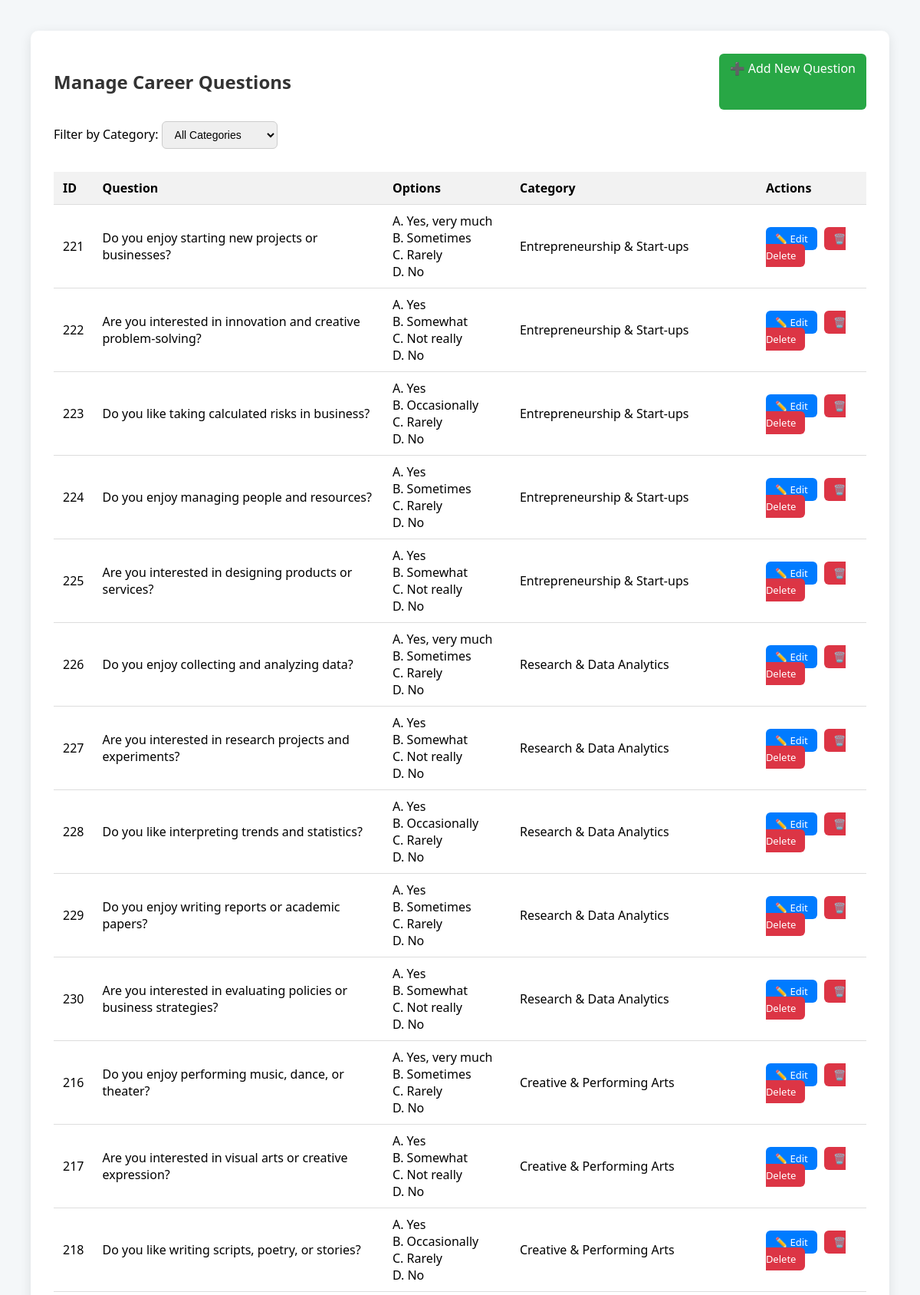
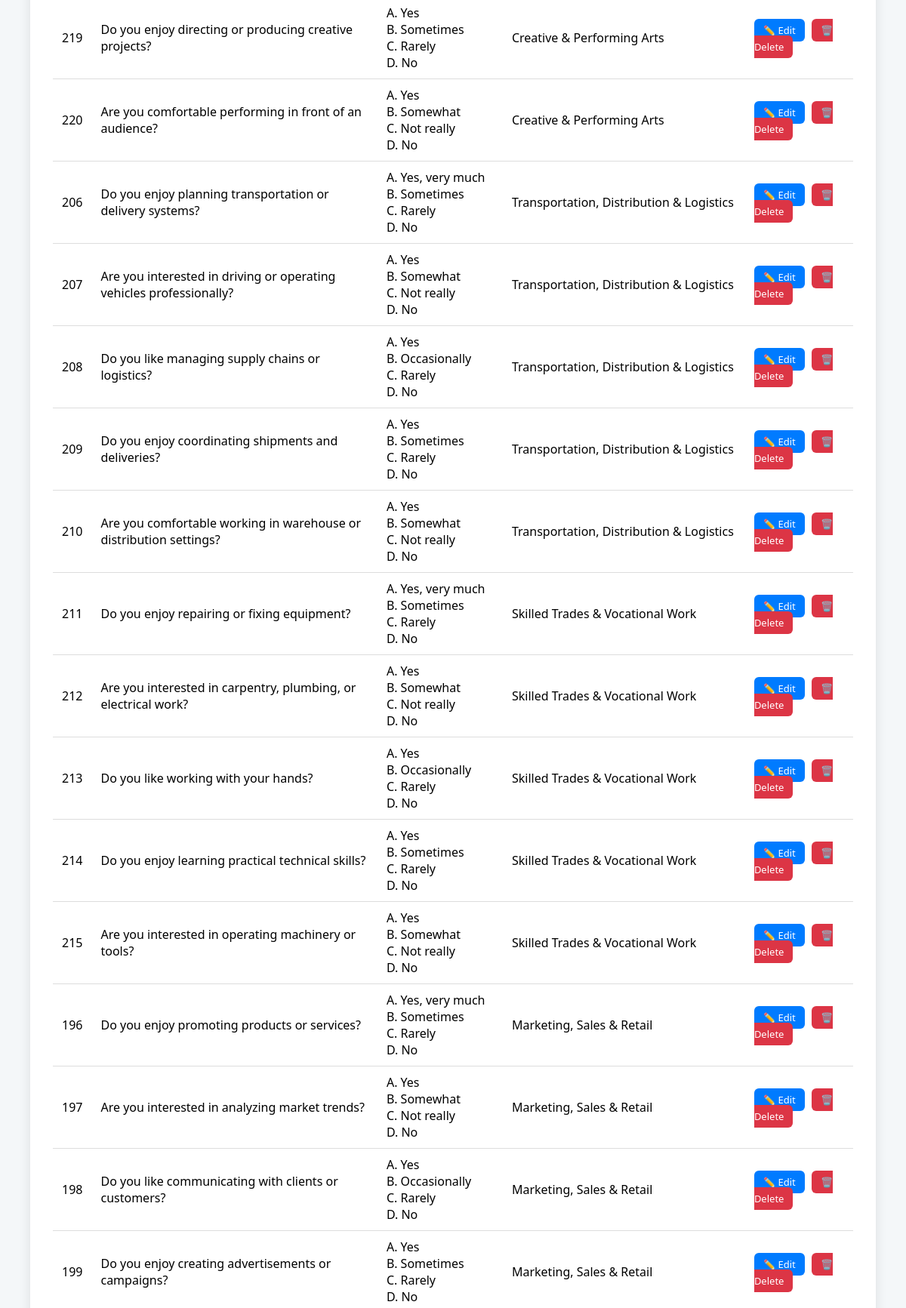
The page /admin_manage_questions.php (signed in, upper part) on the database its author committed (2 pictures, top to bottom).
### tables this page shows
CREATE TABLE `career_questions` (
  `id` int(11) NOT NULL,
  `question_text` text NOT NULL,
  `option_a` varchar(255) NOT NULL,
  `option_b` varchar(255) NOT NULL,
  `option_c` varchar(255) NOT NULL,
  `option_d` varchar(255) NOT NULL,
  `category` varchar(100) DEFAULT NULL,
  `created_at` timestamp NOT NULL DEFAULT current_timestamp()
);

### admin_manage_questions.php (the view, shortened to what this page needs)
<?php
require 'db.php';
$categories = ["Interest", "Personality", "Skills", "Work Preference"];
$selected_category = $_GET['category'] ?? '';
try {
    if ($selected_category && in_array($selected_category, $categories)) {
        $stmt = $pdo->prepare("SELECT * FROM career_questions WHERE category = ? ORDER BY created_at DESC");
        $stmt->execute([$selected_category]);
    } else {
        $stmt = $pdo->query("SELECT * FROM career_questions ORDER BY created_at DESC");
    }
    $questions = $stmt->fetchAll(PDO::FETCH_ASSOC);
} catch (PDOException $e) {
    die("Error fetching questions: " . $e->getMessage());
}
?>
<!DOCTYPE html>
<html lang="en">
<head>
</head>
<body>
<div class="container">
    <div class="top-bar">
        <h2>Manage Career Questions</h2>
        <a href="admin_career_library.php" class="btn btn-add">➕ Add New Question</a>
    </div>
    <form method="get">
        <label>Filter by Category:</label>
        <select name="category" onchange="this.form.submit()">
            <option value="">All Categories</option>
        </select>
    </form>
    <table>
        <thead>
            <tr>
                <th>ID</th>
                <th>Question</th>
                <th>Options</th>
                <th>Category</th>
                <th>Actions</th>
            </tr>
        </thead>
        <tbody>
        <?php if (!empty($questions)): ?>
            <?php foreach ($questions as $q): ?>
                <tr>
                    <td><?= $q['id'] ?></td>
                    <td><?= htmlspecialchars($q['question_text']) ?></td>
                    <td>
                        A. <?= htmlspecialchars($q['option_a']) ?><br>
                        B. <?= htmlspecialchars($q['option_b']) ?><br>
                        C. <?= htmlspecialchars($q['option_c']) ?><br>
                        D. <?= htmlspecialchars($q['option_d']) ?>
                    </td>
                    <td><?= htmlspecialchars($q['category']) ?></td>
                    <td>
                        <a class="action-btn edit" href="edit_question.php?id=<?= $q['id'] ?>">✏️ Edit</a>
                        <a class="action-btn delete" href="?delete=<?= $q['id'] ?>" onclick="return confirm('Are you sure?')">🗑️ Delete</a>
                    </td>
                </tr>
            <?php endforeach; ?>
        <?php else: ?>
            <tr><td colspan="5">No questions found.</td></tr>
        <?php endif; ?>
        </tbody>
    </table>
</div>
</body>
</html>

### admin_manage_questions.php (style rules this page uses)
body { font-family: 'Segoe UI', Tahoma, Geneva, Verdana, sans-serif; background-color: #f4f7f9; margin: 0; padding: 40px; }
.container { background-color: #fff; max-width: 1100px; margin: auto; padding: 30px; border-radius: 10px; box-shadow: 0 4px 15px rgba(0,0,0,0.1); }
h2 { text-align: center; margin-bottom: 20px; color: #333; }
table { width: 100%; border-collapse: collapse; margin-top: 15px; }
th, td { padding: 10px 12px; border-bottom: 1px solid #ddd; text-align: left; }
th { background-color: #f2f2f2; }
select { padding: 8px 12px; border-radius: 6px; border: 1px solid #ccc; font-size: 14px; margin-bottom: 15px; }
.action-btn { padding: 6px 12px; border-radius: 6px; color: white; text-decoration: none; font-size: 13px; margin-right: 5px; }
.edit { background-color: #007bff; }
.delete { background-color: #dc3545; }
.top-bar { display: flex; justify-content: space-between; flex-wrap: wrap; margin-bottom: 15px; }
.btn { padding: 8px 14px; border-radius: 6px; text-decoration: none; color: white; }
.btn-add { background-color: #28a745; }

### rows shown on the page
career_questions: id "221", question_text "Do you enjoy starting new projects or businesses?", option_a "Yes, very much", option_b "Sometimes", option_c "Rarely", option_d "No", category "Entrepreneurship & Start-ups"
career_questions: id "222", question_text "Are you interested in innovation and creative problem-solving?", option_a "Yes", option_b "Somewhat", option_c "Not really", option_d "No", category "Entrepreneurship & Start-ups"
career_questions: id "223", question_text "Do you like taking calculated risks in business?", option_a "Yes", option_b "Occasionally", option_c "Rarely", option_d "No", category "Entrepreneurship & Start-ups"
career_questions: id "224", question_text "Do you enjoy managing people and resources?", option_a "Yes", option_b "Sometimes", option_c "Rarely", option_d "No", category "Entrepreneurship & Start-ups"
career_questions: id "225", question_text "Are you interested in designing products or services?", option_a "Yes", option_b "Somewhat", option_c "Not really", option_d "No", category "Entrepreneurship & Start-ups"
career_questions: id "226", question_text "Do you enjoy collecting and analyzing data?", option_a "Yes, very much", option_b "Sometimes", option_c "Rarely", option_d "No", category "Research & Data Analytics"
career_questions: id "227", question_text "Are you interested in research projects and experiments?", option_a "Yes", option_b "Somewhat", option_c "Not really", option_d "No", category "Research & Data Analytics"
career_questions: id "228", question_text "Do you like interpreting trends and statistics?", option_a "Yes", option_b "Occasionally", option_c "Rarely", option_d "No", category "Research & Data Analytics"
career_questions: id "229", question_text "Do you enjoy writing reports or academic papers?", option_a "Yes", option_b "Sometimes", option_c "Rarely", option_d "No", category "Research & Data Analytics"
career_questions: id "230", question_text "Are you interested in evaluating policies or business strategies?", option_a "Yes", option_b "Somewhat", option_c "Not really", option_d "No", category "Research & Data Analytics"
career_questions: id "216", question_text "Do you enjoy performing music, dance, or theater?", option_a "Yes, very much", option_b "Sometimes", option_c "Rarely", option_d "No", category "Creative & Performing Arts"
career_questions: id "217", question_text "Are you interested in visual arts or creative expression?", option_a "Yes", option_b "Somewhat", option_c "Not really", option_d "No", category "Creative & Performing Arts"
career_questions: id "218", question_text "Do you like writing scripts, poetry, or stories?", option_a "Yes", option_b "Occasionally", option_c "Rarely", option_d "No", category "Creative & Performing Arts"
career_questions: id "219", question_text "Do you enjoy directing or producing creative projects?", option_a "Yes", option_b "Sometimes", option_c "Rarely", option_d "No", category "Creative & Performing Arts"
career_questions: id "220", question_text "Are you comfortable performing in front of an audience?", option_a "Yes", option_b "Somewhat", option_c "Not really", option_d "No", category "Creative & Performing Arts"
career_questions: id "206", question_text "Do you enjoy planning transportation or delivery systems?", option_a "Yes, very much", option_b "Sometimes", option_c "Rarely", option_d "No", category "Transportation, Distribution & Logistics"
career_questions: id "207", question_text "Are you interested in driving or operating vehicles professionally?", option_a "Yes", option_b "Somewhat", option_c "Not really", option_d "No", category "Transportation, Distribution & Logistics"
career_questions: id "208", question_text "Do you like managing supply chains or logistics?", option_a "Yes", option_b "Occasionally", option_c "Rarely", option_d "No", category "Transportation, Distribution & Logistics"
career_questions: id "209", question_text "Do you enjoy coordinating shipments and deliveries?", option_a "Yes", option_b "Sometimes", option_c "Rarely", option_d "No", category "Transportation, Distribution & Logistics"
career_questions: id "210", question_text "Are you comfortable working in warehouse or distribution settings?", option_a "Yes", option_b "Somewhat", option_c "Not really", option_d "No", category "Transportation, Distribution & Logistics"
career_questions: id "211", question_text "Do you enjoy repairing or fixing equipment?", option_a "Yes, very much", option_b "Sometimes", option_c "Rarely", option_d "No", category "Skilled Trades & Vocational Work"
career_questions: id "212", question_text "Are you interested in carpentry, plumbing, or electrical work?", option_a "Yes", option_b "Somewhat", option_c "Not really", option_d "No", category "Skilled Trades & Vocational Work"
career_questions: id "213", question_text "Do you like working with your hands?", option_a "Yes", option_b "Occasionally", option_c "Rarely", option_d "No", category "Skilled Trades & Vocational Work"
career_questions: id "214", question_text "Do you enjoy learning practical technical skills?", option_a "Yes", option_b "Sometimes", option_c "Rarely", option_d "No", category "Skilled Trades & Vocational Work"
career_questions: id "215", question_text "Are you interested in operating machinery or tools?", option_a "Yes", option_b "Somewhat", option_c "Not really", option_d "No", category "Skilled Trades & Vocational Work"
career_questions: id "196", question_text "Do you enjoy promoting products or services?", option_a "Yes, very much", option_b "Sometimes", option_c "Rarely", option_d "No", category "Marketing, Sales & Retail"
career_questions: id "197", question_text "Are you interested in analyzing market trends?", option_a "Yes", option_b "Somewhat", option_c "Not really", option_d "No", category "Marketing, Sales & Retail"
career_questions: id "198", question_text "Do you like communicating with clients or customers?", option_a "Yes", option_b "Occasionally", option_c "Rarely", option_d "No", category "Marketing, Sales & Retail"
career_questions: id "199", question_text "Do you enjoy creating advertisements or campaigns?", option_a "Yes", option_b "Sometimes", option_c "Rarely", option_d "No", category "Marketing, Sales & Retail"
